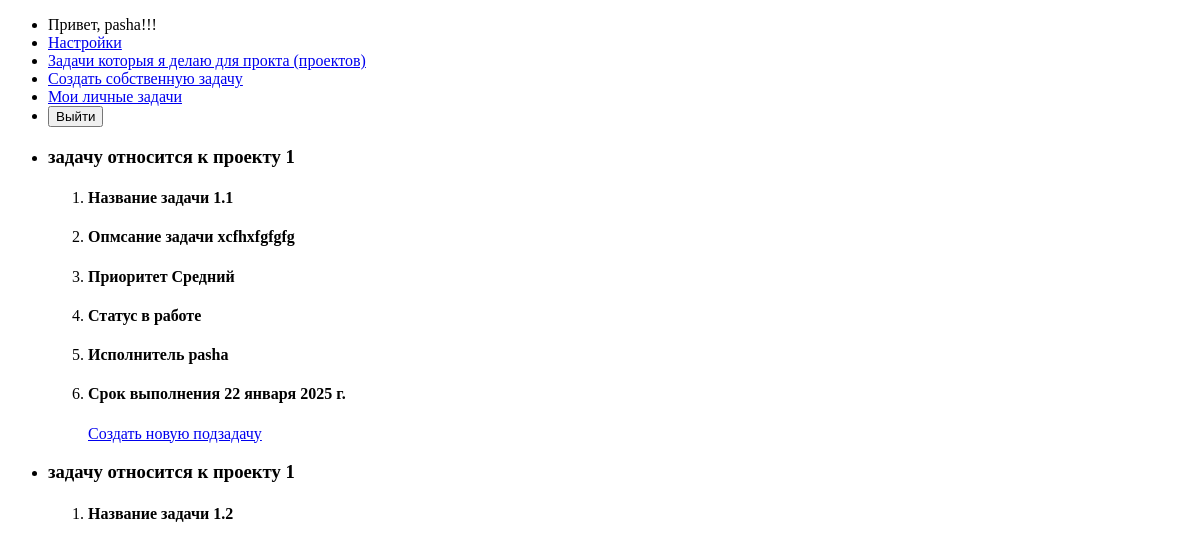
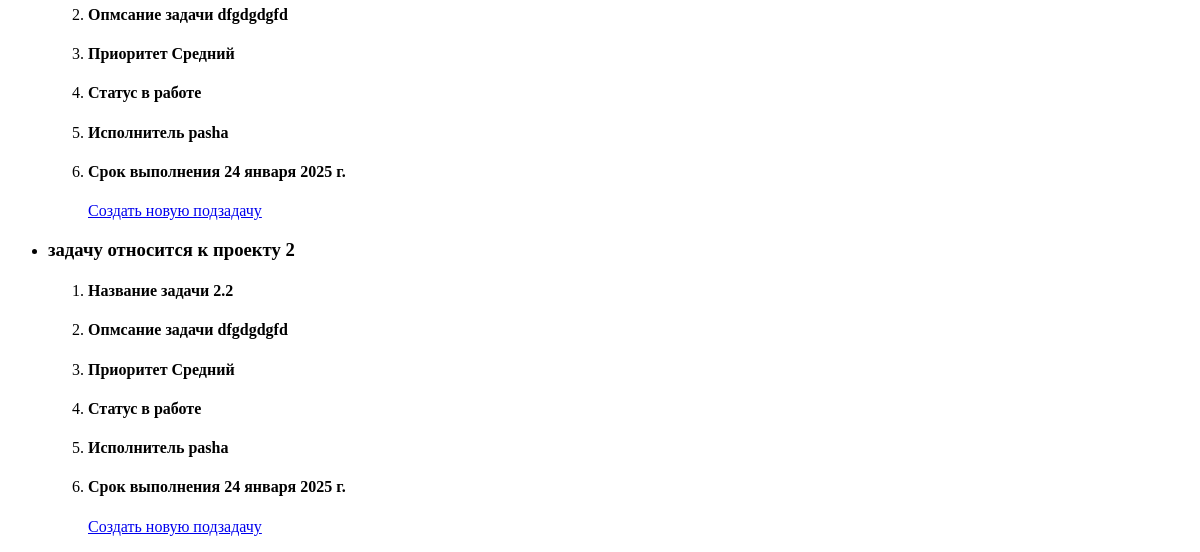
/tasksIDo (signed in), run on an earlier commit of the app's database (2 pictures, top to bottom).
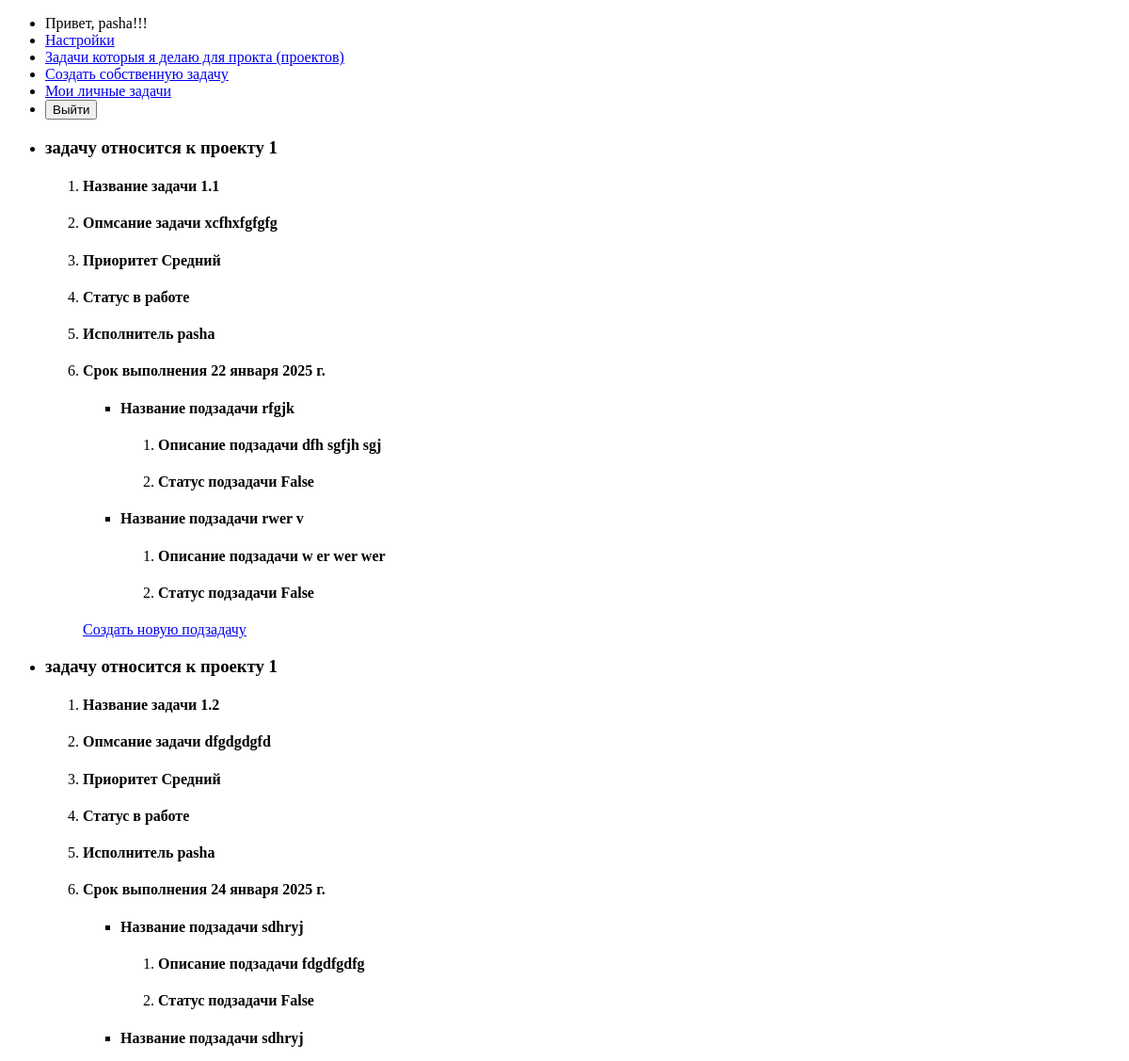
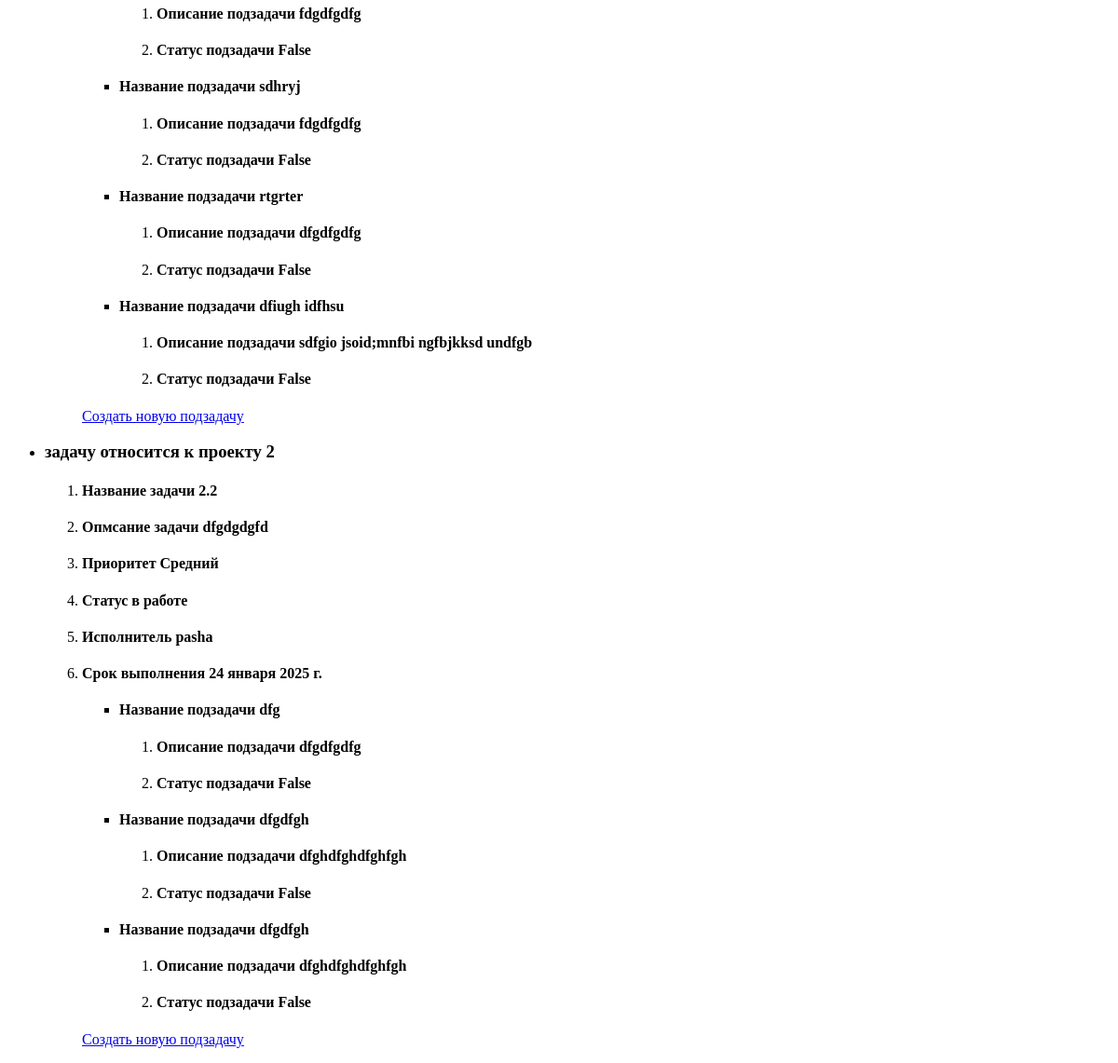
And on a later commit of the database (2 pictures, top to bottom).
### TM/models.py (models this page shows, shortened)
class Task(models.Model):
    PRIORITY = [
        ('high', 'Высокий'),
        ('medium', 'Средний'),
        ('low', 'Низкий')
    ]
    ACCOMPLISHMENTS_STATUS = [   # СТАТУС ДОСТИЖЕНИЙ
        ('in_progress', 'в работе'),
        ('on_review', 'На проверке'),
        ('completed', 'Выполнена'),
        ('canceled', 'Отменена')
    ]
    project = models.ForeignKey(Project, on_delete = models.CASCADE, related_name = 'tasks', verbose_name = 'Проект')
    name_task = models.CharField(max_length= 255, verbose_name = 'Название задачи')
    description = models.TextField(blank= True, verbose_name = 'Опмсание задачи')
    priority = models.CharField(max_length = 15, choices = PRIORITY, default = 'medium', verbose_name = 'Приоритет')
    status = models.CharField(max_length = 20, choices = ACCOMPLISHMENTS_STATUS, default = 'in_progress', verbose_name = 'Статус')
    executor = models.ForeignKey(User, on_delete = models.SET_NULL, null = True, blank = True, related_name = 'assigned_tasks', verbose_name = 'Исполнитель')
    due_date = models.DateField(verbose_name = 'Срок выполнения')
    date_creation = models.DateTimeField(auto_now_add = True, verbose_name = 'Дата создания')
    date_update = models.DateTimeField(auto_now = True, verbose_name = 'Дата обновления')
    class Meta:
        verbose_name = 'Задача'
        verbose_name_plural = 'Задачи'

class Project(models.Model):
    name = models.CharField(max_length = 255, unique = True, verbose_name = 'Название проекта')
    description = models.TextField(verbose_name = 'Описание проекта')
    end_date = models.DateField(verbose_name = 'Дфта окончания')
    creator = models.ForeignKey(User, on_delete = models.CASCADE, related_name = 'created_projects', verbose_name = 'Создатель')
    date_creation = models.DateTimeField(auto_now_add=True, verbose_name = 'Дата создания')
    class Meta:
        verbose_name = 'Проект'
        verbose_name_plural = 'Проекты'
    def __str__(self):
        return self.name

class Subtask(models.Model):
    task = models.ForeignKey(Task, on_delete = models.CASCADE, related_name = 'subtask', verbose_name = 'Задача')
    name_sub = models.CharField(max_length = 255, verbose_name = 'Название подзадачи')
    description = models.TextField(null = True, blank= True, verbose_name = 'Опмсание задачи')
    creator = models.ForeignKey(User, on_delete = models.CASCADE, related_name = 'creator_subtask', verbose_name = 'Создатель')
    status = models.BooleanField(default = False, verbose_name = 'Статус выполнения')
    date_creation = models.DateTimeField(auto_now_add = True, verbose_name = 'Дата создания')
    class Meta:
        verbose_name = 'Подзадача'
        verbose_name_plural = 'Подзадачи'

### TM/views.py (the view)
# urls.py: path('tasksIDo', views.tasksIDo, name = 'tasksIDo'),
def tasksIDo(request):
    if request.user.is_authenticated:
        my_task = Task.objects.filter(executor = request.user)
        task_subtask = Subtask.objects.filter(creator = request.user)
        return render(request, 'TM/tasksIDo.html', {'my_task': my_task, 'task_subtask': task_subtask})

### templates/TM/tasksIDo.html (shortened to what this page needs)
{% extends 'TM/base.html' %}
{% block content %}
    {% if my_task %}
        {% for task in my_task %}
            <div>
                <ul>
                    <li>
                        <h3>задачу относится к проекту {{ task.project }} </h3>
                    </li>
                </ul>
                <ul>
                    <ol>
                        <li><h4>Название задачи {{ task.name_task }}</h4></li>
                        <li><h4>Опмсание задачи {{ task.description }}</h4></li>
                        <li><h4>Приоритет {{ task.get_priority_display }}</h4></li>
                        <li><h4>Статус {{ task.get_status_display }}</h4></li>
                        <li><h4>Исполнитель {{ task.executor }}</h4></li>
                        <li><h4>Срок выполнения {{ task.due_date }}</h4></li>
                        {% for subtask in task_subtask %}
                            {% if subtask.task == task %}
                                <ul>
                                        <li><h4>Название подзадачи {{ subtask.name_sub }}</h4></li>
                                </ul>
                                <ul>
                                    <ol>
                                        <li><h4>Описание подзадачи {{ subtask.description }}</h4></li>
                                        <li><h4>Статус подзадачи {{ subtask.status }}</h4></li>
                                    </ol>
                                </ul>
                            {% endif %}
                        {% endfor %}
                        <a href = "{% url 'new_subtask' task.id %}">Создать новую подзадачу</a>
                    </ol>
                </ul>
            </div>
        {% endfor %}
    {% else %}
        <p>У вас нет назначанных задач!!!</p>
    {% endif %}
{% endblock %}

What changed in the data, as far as the page shows it:
added Subtask: name_sub "rfgjk", description "dfh sgfjh sgj", status "False", shown under Task "xcfhxfgfgfg"
added Subtask: name_sub "rwer v", description "w er wer wer", status "False", shown under Task "xcfhxfgfgfg"
added Subtask: name_sub "sdhryj", description "fdgdfgdfg", status "False", shown under Task (number 2 of 3 on the later page)
added Subtask: name_sub "sdhryj", description "fdgdfgdfg", status "False", shown under Task (number 2 of 3 on the later page)
added Subtask: name_sub "sdhryj", description "fdgdfgdfg", status "False", shown under Task (number 2 of 3 on the later page)
added Subtask: name_sub "rtgrter", description "dfgdfgdfg", status "False", shown under Task (number 2 of 3 on the later page)
added Subtask: name_sub "dfiugh idfhsu", description "sdfgio jsoid;mnfbi ngfbjkksd undfgb", status "False", shown under Task (number 2 of 3 on the later page)
added Subtask: name_sub "dfg", description "dfgdfgdfg", status "False", shown under Task (number 3 of 3 on the later page)
added Subtask: name_sub "dfgdfgh", description "dfghdfghdfghfgh", status "False", shown under Task (number 3 of 3 on the later page)
added Subtask: name_sub "dfgdfgh", description "dfghdfghdfghfgh", status "False", shown under Task (number 3 of 3 on the later page)
